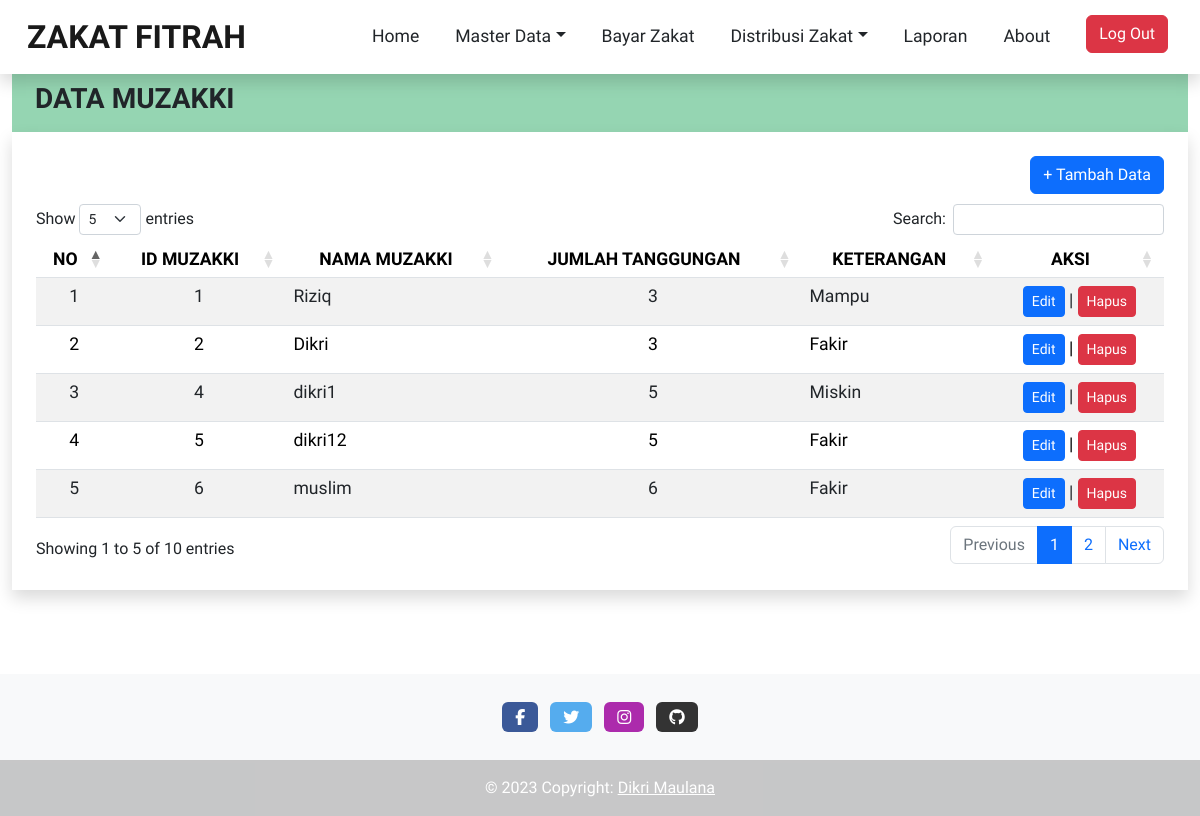
The app's page /muzakki.php (signed in) with its own data.
### tables this page shows
CREATE TABLE `muzakki` (
  `id_muzakki` int(11) NOT NULL,
  `nama_muzakki` varchar(50) NOT NULL,
  `jumlah_tanggungan` int(11) NOT NULL,
  `keterangan` varchar(255) NOT NULL
);

### muzakki.php (the view, shortened to what this page needs)
<?php
require 'kudulogin.php';
?>
<html>
<head>
<link rel="stylesheet" type="text/css" href="bootstrap-5.3.0-alpha3-dist/css/bootstrap.min.css">
<link rel="stylesheet" type="text/css" href="https://cdnjs.cloudflare.com/ajax/libs/twitter-bootstrap/5.2.0/css/bootstrap.min.css">
<link rel="stylesheet" type="text/css" href="https://cdn.datatables.net/1.13.4/css/dataTables.bootstrap5.min.css">
</head>
<body>
<nav class="navbar navbar-expand-lg shadow" data-bs-theme="light">
  <div class="container-fluid">
    <a class="navbar-brand" href="#" style="font-size: 2em; font-weight: bold; padding-left: 15px;">ZAKAT FITRAH</a>
    <div class="collapse navbar-collapse justify-content-end"  id="navbarSupportedContent">
      <ul class="nav nav-underline">
        <li class="nav-item" style="margin-right: 20px; font-size: 1.1em; color: black;">
    <a class="nav-link link-dark" href="index.php">Home</a>
  </li>
  <li class="nav-item dropdown"style="margin-right: 20px; font-size: 1.1em;">
    <a class="nav-link link-dark dropdown-toggle" data-bs-toggle="dropdown" href="#" role="button" aria-expanded="false">Master Data</a>
  </li>
    <li class="nav-item" style="margin-right: 20px; font-size: 1.1em;">
    <a class="nav-link link-dark" href="bayarzakat.php">Bayar Zakat</a>
  </li>
  <li class="nav-item dropdown"style="margin-right: 20px; font-size: 1.1em;">
    <a class="nav-link link-dark dropdown-toggle" data-bs-toggle="dropdown" href="#" role="button" aria-expanded="false">Distribusi Zakat</a>
  </li>
  <li class="nav-item" style="margin-right: 20px; font-size: 1.1em;">
    <a class="nav-link link-dark" href="laporan.php">Laporan</a>
  </li>
  <li class="nav-item" style="margin-right: 20px; font-size: 1.1em;">
    <a class="nav-link link-dark" href="about.php">About</a>
  </li>
  <li class="nav-item" style="margin-right: 20px; font-size: 1.1em;">
    <button type="button" class="btn btn-danger" onclick="location.href='logout.php'">Log Out</button>
  </li>
</ul>
    </div>
  </div>
</nav>
<div class="container-fluid" style="width:100%; height:75vh;">
<div class="container-fluid p-2" style="background-color: #95d5b2"><h3 style="font-weight: bold; padding-left: 15px;">DATA MUZAKKI</h3> </div>
<div class="container-fluid p-4 shadow" style="padding-bottom: 20px; padding-top: 20px;">
  <button type="button" class="btn btn-primary float-end" data-bs-toggle="modal" data-bs-target="#myModalTambah">+ Tambah Data</button><br><br>
  <table id="tabel_muzakki" class="table table-striped ">
        <thead style=" color: black; font-size: 1.1em;" >
          <tr class="text-center">
             <th class="text-center">NO</th>
             <th class="text-center">ID MUZAKKI</th>
                         <th class="text-center">NAMA MUZAKKI</th>
                         <th class="text-center">JUMLAH TANGGUNGAN</th>
                         <th class="text-center">KETERANGAN</th>
                         <th class="text-center">AKSI</th>
          </tr>
        </thead>
        <tbody style="color: black; font-size: 1.1em;">
          <?php
                        $get = mysqli_query($c,"select * from muzakki");
                        $i = 1;
                        while($p=mysqli_fetch_array($get)){
                        $id = $p['id_muzakki'];
                        $muzakki = $p['nama_muzakki'];
                        $jt = $p['jumlah_tanggungan'];
                        $keterangan = $p['keterangan'];
          ?>
                        <tr>
                        <td class="text-center"><?=$i++;?></td>
                        <td class="text-center"><?=$id;?></td>
                        <td><?=$muzakki;?></td>
                        <td class="text-center"><?=$jt;?></td>
                        <td><?=$keterangan;?></td>
                        <td class="text-center">
                          <button type="button" class="btn btn btn-primary btn-sm" data-bs-toggle="modal" data-bs-target="#edit<?=$id;?>">Edit</button> |
                          <button type="button" class="btn btn-danger btn-sm" data-bs-toggle="modal" data-bs-target="#hapus<?=$id;?>">Hapus</button>
                        </td>
                        </tr>
                    <?php
                    };
                    ?>
                </tbody>
      </table>
</div>
</div>
<footer class="bg-light text-center text-white">
  <div class="container p-4 pb-0">
    <section class="mb-4">
      <a
        class="btn text-white btn-floating m-1"
        style="background-color: #3b5998;"
        href="https://www.facebook.com/dikri.maulana.9235"
        role="button"
        ><i class="fab fa-facebook-f"></i
      ></a>
      <a
        class="btn text-white btn-floating m-1"
        style="background-color: #55acee;"
        href="#!"
        role="button"
        ><i class="fab fa-twitter"></i
      ></a>
      <a
        class="btn text-white btn-floating m-1"
        style="background-color: #ac2bac;"
        href="https://www.instagram.com/_dikrii/"
        role="button"
        ><i class="fab fa-instagram"></i
      ></a>
      <a
        class="btn text-white btn-floating m-1"
        style="background-color: #333333;"
        href="https://github.com/Dikri22"
        role="button"
        ><i class="fab fa-github"></i
      ></a>
    </section>
  </div>
  <div class="text-center p-3" style="background-color: rgba(0, 0, 0, 0.2);">
    © 2023 Copyright:
    <a class="text-white" href="https://mdbootstrap.com/">Dikri Maulana</a>
  </div>
</footer>
</body>
</html>

### muzakki.php (style rules this page uses)
body { font-family: 'Capriola', sans-serif; background-color: white; }

### records on screen
muzakki: id_muzakki "1", nama_muzakki "Riziq", jumlah_tanggungan "3", keterangan "Mampu"
muzakki: id_muzakki "2", nama_muzakki "Dikri", jumlah_tanggungan "3", keterangan "Fakir"
muzakki: id_muzakki "4", nama_muzakki "dikri1", jumlah_tanggungan "5", keterangan "Miskin"
muzakki: id_muzakki "5", nama_muzakki "dikri12", jumlah_tanggungan "5", keterangan "Fakir"
muzakki: id_muzakki "6", nama_muzakki "muslim", jumlah_tanggungan "6", keterangan "Fakir"
